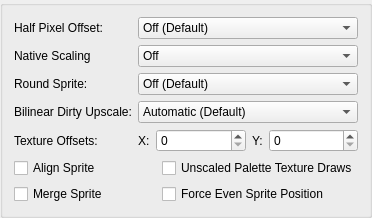
     <widget class="QGroupBox" name="upscalingFixesTab">
      <attribute name="title">
       <string>Upscaling Fixes</string>
      </attribute>
      <layout class="QFormLayout" name="upscalingFixesLayout">
       <item row="0" column="0">
        <widget class="QLabel" name="halfPixelOffsetLabel">
         <property name="text">
          <string>Half Pixel Offset:</string>
         </property>
        </widget>
       </item>
       <item row="0" column="1">
        <widget class="QComboBox" name="halfPixelOffset">
         <item>
          <property name="text">
           <string>Off (Default)</string>
          </property>
         </item>
         <item>
          <property name="text">
           <string>Normal (Vertex)</string>
          </property>
         </item>
         <item>
          <property name="text">
           <string>Special (Texture)</string>
          </property>
         </item>
         <item>
          <property name="text">
           <string>Special (Texture - Aggressive)</string>
          </property>
         </item>
         <item>
          <property name="text">
           <string>Align to Native</string>
          </property>
         </item>
         <item>
          <property name="text">
           <string>Align to Native - with Texture Offset</string>
          </property>
         </item>
        </widget>
       </item>
       <item row="1" column="0">
        <widget class="QLabel" name="nativeScalingLabel">
         <property name="text">
          <string>Native Scaling</string>
         </property>
        </widget>
       </item>
       <item row="1" column="1">
        <widget class="QComboBox" name="nativeScaling">
         <item>
          <property name="text">
           <string>Off</string>
          </property>
         </item>
         <item>
          <property name="text">
           <string>Normal</string>
          </property>
         </item>
         <item>
          <property name="text">
           <string>Aggressive</string>
          </property>
         </item>
        </widget>
       </item>
       <item row="2" column="0">
        <widget class="QLabel" name="roundSpriteLabel">
         <property name="text">
          <string>Round Sprite:</string>
         </property>
        </widget>
       </item>
       <item row="2" column="1">
        <widget class="QComboBox" name="roundSprite">
         <item>
          <property name="text">
           <string>Off (Default)</string>
          </property>
         </item>
         <item>
          <property name="text">
           <string>Half</string>
          </property>
         </item>
         <item>
          <property name="text">
           <string>Full</string>
          </property>
         </item>
        </widget>
       </item>
       <item row="3" column="0">
        <widget class="QLabel" name="bilinearHackLabel">
         <property name="text">
          <string>Bilinear Dirty Upscale:</string>
         </property>
        </widget>
       </item>
       <item row="3" column="1">
        <widget class="QComboBox" name="bilinearHack">
         <item>
          <property name="text">
           <string>Automatic (Default)</string>
          </property>
         </item>
         <item>
          <property name="text">
           <string>Force Bilinear</string>
          </property>
         </item>
         <item>
          <property name="text">
           <string>Force Nearest</string>
          </property>
         </item>
        </widget>
       </item>
       <item row="4" column="0">
        <widget class="QLabel" name="textureOffsetLabel">
         <property name="text">
          <string>Texture Offsets:</string>
         </property>
        </widget>
       </item>
       <item row="4" column="1">
        <layout class="QHBoxLayout" name="textureOffsetLayout" stretch="0,1,0,1">
         <item>
          <widget class="QLabel" name="textureOffsetXLabel">
           <property name="text">
            <string>X:</string>
           </property>
          </widget>
         </item>
         <item>
          <widget class="QSpinBox" name="textureOffsetX">
           <property name="maximum">
            <number>1000</number>
           </property>
          </widget>
         </item>
         <item>
          <widget class="QLabel" name="textureOffsetYLabel">
           <property name="text">
            <string>Y:</string>
           </property>
          </widget>
         </item>
         <item>
          <widget class="QSpinBox" name="textureOffsetY">
           <property name="maximum">
            <number>1000</number>
           </property>
          </widget>
         </item>
        </layout>
       </item>
       <item row="5" column="0" colspan="2">
        <layout class="QGridLayout" name="upscalingFixesLayout_2">
         <item row="0" column="0">
          <widget class="QCheckBox" name="alignSprite">
           <property name="text">
            <string>Align Sprite</string>
           </property>
          </widget>
         </item>
         <item row="0" column="1">
          <widget class="QCheckBox" name="nativePaletteDraw">
           <property name="text">
            <string>Unscaled Palette Texture Draws</string>
           </property>
          </widget>
         </item>
         <item row="1" column="0">
          <widget class="QCheckBox" name="mergeSprite">
           <property name="text">
            <string>Merge Sprite</string>
           </property>
          </widget>
         </item>
         <item row="1" column="1">
          <widget class="QCheckBox" name="forceEvenSpritePosition">
           <property name="text">
            <string>Force Even Sprite Position</string>
           </property>
          </widget>
         </item>
        </layout>
       </item>
      </layout>
     </widget>
